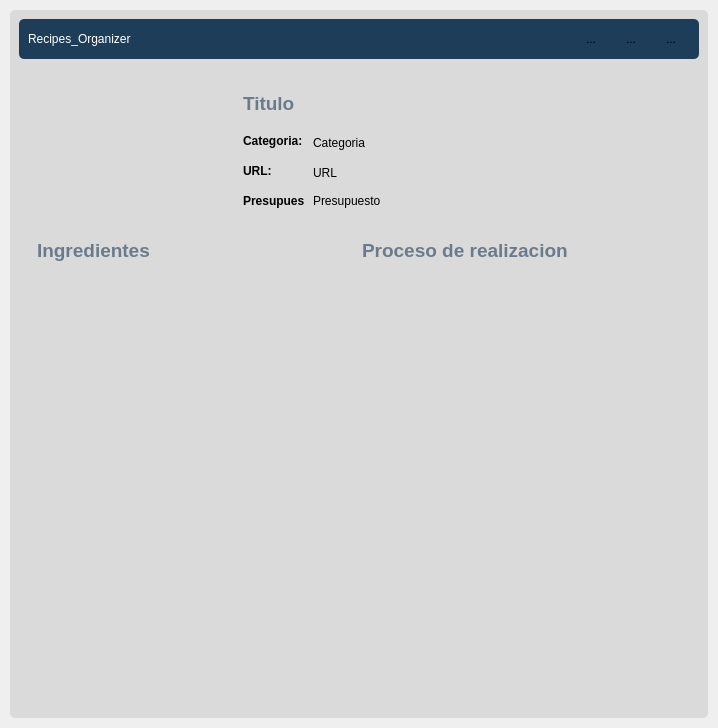
<?xml version="1.0" encoding="UTF-8"?>
<ui version="4.0">
 <class>DetailWindow</class>
 <widget class="QWidget" name="DetailWindow">
  <property name="geometry">
   <rect>
    <x>0</x>
    <y>0</y>
    <width>718</width>
    <height>728</height>
   </rect>
  </property>
  <property name="windowTitle">
   <string>Form</string>
  </property>
  <property name="styleSheet">
   <string notr="true">border-radius: 5px;</string>
  </property>
  <layout class="QVBoxLayout" name="verticalLayout">
   <property name="spacing">
    <number>0</number>
   </property>
   <property name="leftMargin">
    <number>0</number>
   </property>
   <property name="topMargin">
    <number>0</number>
   </property>
   <property name="rightMargin">
    <number>0</number>
   </property>
   <property name="bottomMargin">
    <number>0</number>
   </property>
   <item>
    <widget class="QFrame" name="central_widget_frame">
     <property name="frameShape">
      <enum>QFrame::StyledPanel</enum>
     </property>
     <property name="frameShadow">
      <enum>QFrame::Raised</enum>
     </property>
     <layout class="QVBoxLayout" name="verticalLayout_2">
      <property name="spacing">
       <number>0</number>
      </property>
      <property name="leftMargin">
       <number>10</number>
      </property>
      <property name="topMargin">
       <number>10</number>
      </property>
      <property name="rightMargin">
       <number>10</number>
      </property>
      <property name="bottomMargin">
       <number>10</number>
      </property>
      <item>
       <widget class="QFrame" name="background_frame">
        <property name="styleSheet">
         <string notr="true">background-color: rgb(218, 218, 218);</string>
        </property>
        <property name="frameShape">
         <enum>QFrame::StyledPanel</enum>
        </property>
        <property name="frameShadow">
         <enum>QFrame::Raised</enum>
        </property>
        <layout class="QVBoxLayout" name="verticalLayout_3">
         <item>
          <widget class="QFrame" name="top_bar_grame">
           <property name="minimumSize">
            <size>
             <width>0</width>
             <height>40</height>
            </size>
           </property>
           <property name="maximumSize">
            <size>
             <width>16777215</width>
             <height>40</height>
            </size>
           </property>
           <property name="styleSheet">
            <string notr="true">background-color: rgb(30, 61, 89);</string>
           </property>
           <property name="frameShape">
            <enum>QFrame::StyledPanel</enum>
           </property>
           <property name="frameShadow">
            <enum>QFrame::Raised</enum>
           </property>
           <layout class="QHBoxLayout" name="horizontalLayout_3">
            <item>
             <widget class="QLabel" name="tittle_label">
              <property name="styleSheet">
               <string notr="true">color:white
</string>
              </property>
              <property name="text">
               <string>Recipes_Organizer</string>
              </property>
             </widget>
            </item>
            <item>
             <widget class="QFrame" name="buttons_holder_frame">
              <property name="minimumSize">
               <size>
                <width>0</width>
                <height>30</height>
               </size>
              </property>
              <property name="maximumSize">
               <size>
                <width>110</width>
                <height>16777215</height>
               </size>
              </property>
              <property name="frameShape">
               <enum>QFrame::StyledPanel</enum>
              </property>
              <property name="frameShadow">
               <enum>QFrame::Raised</enum>
              </property>
              <widget class="QToolButton" name="minimize_button">
               <property name="geometry">
                <rect>
                 <x>0</x>
                 <y>0</y>
                 <width>22</width>
                 <height>22</height>
                </rect>
               </property>
               <property name="text">
                <string>...</string>
               </property>
               <property name="icon">
                <iconset>
                 <normaloff>../assets/icons/minimize-window.png</normaloff>../assets/icons/minimize-window.png</iconset>
               </property>
               <property name="iconSize">
                <size>
                 <width>25</width>
                 <height>25</height>
                </size>
               </property>
              </widget>
              <widget class="QToolButton" name="restore_button">
               <property name="geometry">
                <rect>
                 <x>40</x>
                 <y>0</y>
                 <width>22</width>
                 <height>22</height>
                </rect>
               </property>
               <property name="text">
                <string>...</string>
               </property>
               <property name="icon">
                <iconset>
                 <normaloff>../assets/icons/restore-window.png</normaloff>../assets/icons/restore-window.png</iconset>
               </property>
               <property name="iconSize">
                <size>
                 <width>25</width>
                 <height>25</height>
                </size>
               </property>
              </widget>
              <widget class="QToolButton" name="maximize_button">
               <property name="geometry">
                <rect>
                 <x>40</x>
                 <y>0</y>
                 <width>22</width>
                 <height>22</height>
                </rect>
               </property>
               <property name="text">
                <string>...</string>
               </property>
               <property name="icon">
                <iconset>
                 <normaloff>../assets/icons/maximize-window.png</normaloff>../assets/icons/maximize-window.png</iconset>
               </property>
               <property name="iconSize">
                <size>
                 <width>25</width>
                 <height>25</height>
                </size>
               </property>
              </widget>
              <widget class="QToolButton" name="close_button">
               <property name="geometry">
                <rect>
                 <x>80</x>
                 <y>0</y>
                 <width>22</width>
                 <height>22</height>
                </rect>
               </property>
               <property name="text">
                <string>...</string>
               </property>
               <property name="icon">
                <iconset>
                 <normaloff>../assets/icons/close-window.png</normaloff>../assets/icons/close-window.png</iconset>
               </property>
               <property name="iconSize">
                <size>
                 <width>25</width>
                 <height>25</height>
                </size>
               </property>
              </widget>
             </widget>
            </item>
           </layout>
          </widget>
         </item>
         <item>
          <widget class="QFrame" name="content_frame">
           <property name="frameShape">
            <enum>QFrame::StyledPanel</enum>
           </property>
           <property name="frameShadow">
            <enum>QFrame::Raised</enum>
           </property>
           <layout class="QVBoxLayout" name="verticalLayout_4">
            <item>
             <widget class="QFrame" name="frame">
              <property name="minimumSize">
               <size>
                <width>0</width>
                <height>150</height>
               </size>
              </property>
              <property name="maximumSize">
               <size>
                <width>16777215</width>
                <height>150</height>
               </size>
              </property>
              <property name="frameShape">
               <enum>QFrame::StyledPanel</enum>
              </property>
              <property name="frameShadow">
               <enum>QFrame::Raised</enum>
              </property>
              <layout class="QHBoxLayout" name="horizontalLayout">
               <item>
                <widget class="QLabel" name="recipe_pic_label">
                 <property name="maximumSize">
                  <size>
                   <width>170</width>
                   <height>170</height>
                  </size>
                 </property>
                 <property name="text">
                  <string/>
                 </property>
                </widget>
               </item>
               <item>
                <widget class="QFrame" name="frame_3">
                 <property name="frameShape">
                  <enum>QFrame::StyledPanel</enum>
                 </property>
                 <property name="frameShadow">
                  <enum>QFrame::Raised</enum>
                 </property>
                 <widget class="QLabel" name="recipe_tittle_label">
                  <property name="geometry">
                   <rect>
                    <x>30</x>
                    <y>10</y>
                    <width>331</width>
                    <height>21</height>
                   </rect>
                  </property>
                  <property name="font">
                   <font>
                    <pointsize>14</pointsize>
                    <bold>true</bold>
                   </font>
                  </property>
                  <property name="styleSheet">
                   <string notr="true">color: #6b7b8c;</string>
                  </property>
                  <property name="text">
                   <string>Titulo</string>
                  </property>
                 </widget>
                 <widget class="QLabel" name="label">
                  <property name="geometry">
                   <rect>
                    <x>30</x>
                    <y>50</y>
                    <width>61</width>
                    <height>16</height>
                   </rect>
                  </property>
                  <property name="font">
                   <font>
                    <bold>true</bold>
                   </font>
                  </property>
                  <property name="text">
                   <string>Categoria:</string>
                  </property>
                 </widget>
                 <widget class="QLabel" name="recipe_category_label">
                  <property name="geometry">
                   <rect>
                    <x>100</x>
                    <y>50</y>
                    <width>351</width>
                    <height>20</height>
                   </rect>
                  </property>
                  <property name="text">
                   <string>Categoria</string>
                  </property>
                 </widget>
                 <widget class="QLabel" name="recipe_url_label_">
                  <property name="geometry">
                   <rect>
                    <x>100</x>
                    <y>80</y>
                    <width>351</width>
                    <height>20</height>
                   </rect>
                  </property>
                  <property name="text">
                   <string>URL</string>
                  </property>
                 </widget>
                 <widget class="QLabel" name="label_2">
                  <property name="geometry">
                   <rect>
                    <x>30</x>
                    <y>80</y>
                    <width>61</width>
                    <height>16</height>
                   </rect>
                  </property>
                  <property name="font">
                   <font>
                    <bold>true</bold>
                   </font>
                  </property>
                  <property name="text">
                   <string>URL:</string>
                  </property>
                 </widget>
                 <widget class="QLabel" name="recipe_budget_label_">
                  <property name="geometry">
                   <rect>
                    <x>100</x>
                    <y>110</y>
                    <width>361</width>
                    <height>16</height>
                   </rect>
                  </property>
                  <property name="text">
                   <string>Presupuesto</string>
                  </property>
                 </widget>
                 <widget class="QLabel" name="label_3">
                  <property name="geometry">
                   <rect>
                    <x>30</x>
                    <y>110</y>
                    <width>61</width>
                    <height>16</height>
                   </rect>
                  </property>
                  <property name="font">
                   <font>
                    <bold>true</bold>
                   </font>
                  </property>
                  <property name="text">
                   <string>Presupuesto:</string>
                  </property>
                 </widget>
                </widget>
               </item>
              </layout>
             </widget>
            </item>
            <item>
             <widget class="QFrame" name="frame_2">
              <property name="frameShape">
               <enum>QFrame::StyledPanel</enum>
              </property>
              <property name="frameShadow">
               <enum>QFrame::Raised</enum>
              </property>
              <layout class="QHBoxLayout" name="horizontalLayout_2">
               <item>
                <layout class="QVBoxLayout" name="verticalLayout_5">
                 <item>
                  <widget class="QLabel" name="recipe_tittle_label_2">
                   <property name="font">
                    <font>
                     <pointsize>14</pointsize>
                     <bold>true</bold>
                    </font>
                   </property>
                   <property name="styleSheet">
                    <string notr="true">color: #6b7b8c;</string>
                   </property>
                   <property name="text">
                    <string>Ingredientes</string>
                   </property>
                  </widget>
                 </item>
                 <item>
                  <widget class="QPlainTextEdit" name="ingredients_text_edit"/>
                 </item>
                </layout>
               </item>
               <item>
                <layout class="QVBoxLayout" name="verticalLayout_6">
                 <item>
                  <widget class="QLabel" name="recipe_tittle_label_3">
                   <property name="font">
                    <font>
                     <pointsize>14</pointsize>
                     <bold>true</bold>
                    </font>
                   </property>
                   <property name="styleSheet">
                    <string notr="true">color: #6b7b8c;</string>
                   </property>
                   <property name="text">
                    <string>Proceso de realizacion</string>
                   </property>
                  </widget>
                 </item>
                 <item>
                  <widget class="QPlainTextEdit" name="directions_text_edit"/>
                 </item>
                </layout>
               </item>
              </layout>
             </widget>
            </item>
           </layout>
          </widget>
         </item>
        </layout>
       </widget>
      </item>
     </layout>
    </widget>
   </item>
  </layout>
 </widget>
 <resources/>
 <connections/>
</ui>
